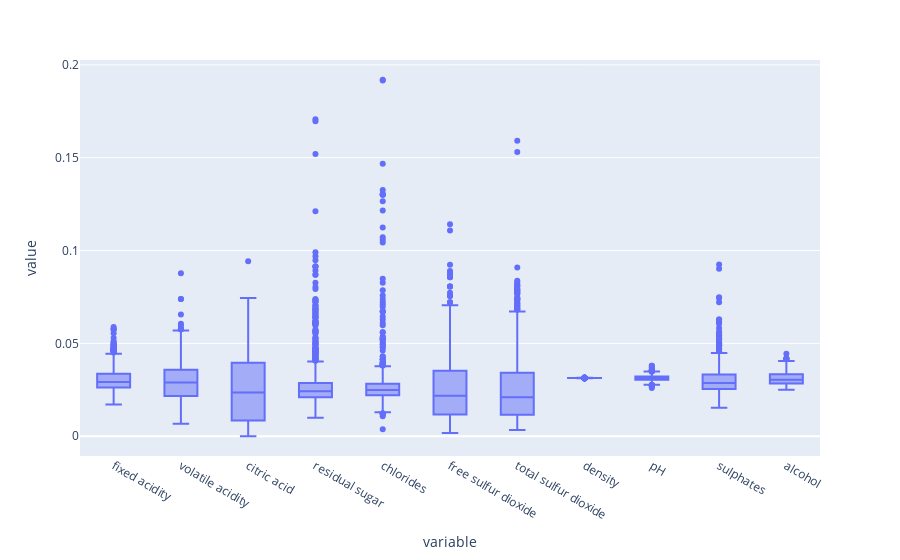

The notebook cell saved with this chart:
### Code cell
from sklearn import preprocessing

normalized = preprocessing.normalize(data[feature_columns], axis=0)
normalized = pd.DataFrame(normalized, columns=feature_columns)

px.box(normalized)

### Figure 1 — Plotly figure (JSON) as saved in the notebook; plotly's stock layout.template omitted (floating-point values rounded to 4 significant figures; data arrays with more than 128 entries replaced by an {"elided": "..."} marker saying what was removed)
{"data": [{"alignmentgroup": "True", "hovertemplate": "variable=%{x}<br>value=%{y}<extra></extra>", "legendgroup": "", "marker": {"color": "#636efa"}, "name": "", "notched": false, "offsetgroup": "", "orientation": "v", "showlegend": false, "type": "box", "x": {"elided": "11198 str values"}, "x0": " ", "xaxis": "x", "y": {"elided": "11198 float values"}, "y0": " ", "yaxis": "y"}], "layout": {"boxmode": "group", "legend": {"tracegroupgap": 0}, "margin": {"t": 60}, "xaxis": {"anchor": "y", "domain": [0, 1], "title": {"text": "variable"}}, "yaxis": {"anchor": "x", "domain": [0, 1], "title": {"text": "value"}}}}
